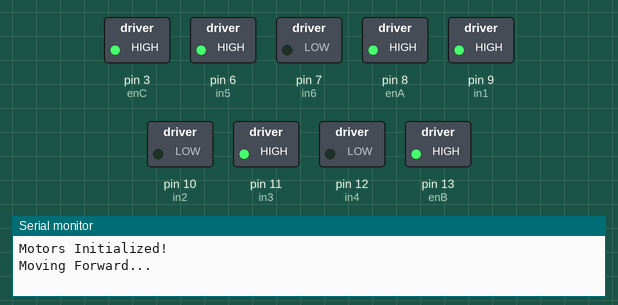
A sketch run on a simulated Arduino Uno, built with avr-gcc and run on an emulated ATmega328P. Shown: switched loads named in the sketch (green lamp = pin HIGH), the last lines printed to the serial monitor.

Above: at 2.0 s.
At 5.0 s:
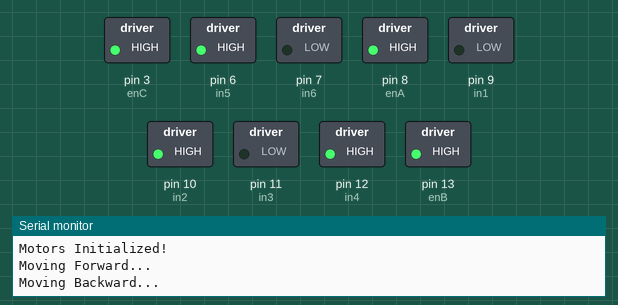
Timing chart, 0 to 7.4 s (numbered marks = the images above):
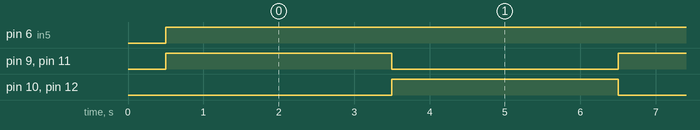

The sketch:

arduino_3_23_code.ino
```cpp
// Define Motor A connections
#define enA 8    // Enable pin (No PWM, so use digitalWrite HIGH)
#define in1 9    // Direction pin
#define in2 10   // Direction pin

// Define Motor B connections
#define enB 13   // Enable pin
#define in3 11   // Direction pin
#define in4 12   // Direction pin

// Define Motor C connections
#define enC 3    // Enable pin
#define in5 6    // Direction pin
#define in6 7    // Direction pin

void setup() {
    Serial.begin(9600); // Start Serial Monitor

    // Set motor control pins as outputs
    pinMode(enA, OUTPUT);
    pinMode(in1, OUTPUT);
    pinMode(in2, OUTPUT);

    pinMode(enB, OUTPUT);
    pinMode(in3, OUTPUT);
    pinMode(in4, OUTPUT);

    pinMode(enC, OUTPUT);
    pinMode(in5, OUTPUT);
    pinMode(in6, OUTPUT);

    Serial.println("Motors Initialized!");

    // Enable motors
    digitalWrite(enA, HIGH);  // Motor A enabled (pin 8 HIGH)
    digitalWrite(enB, HIGH);  // Motor B enabled
    digitalWrite(enC, HIGH);  // Motor C enabled

    delay(500);  // Allow motors to initialize
}

void loop() {
    Serial.println("Moving Forward...");

    // Move Motor A forward
    digitalWrite(in1, HIGH);  // Motor A forward direction
    digitalWrite(in2, LOW);   // Motor A forward direction

    // Move Motor B forward
    digitalWrite(in3, HIGH);  // Motor B forward direction
    digitalWrite(in4, LOW);   // Motor B forward direction

    // Move Motor C forward (keep rolling)
    digitalWrite(in5, HIGH);  // Motor C forward direction
    digitalWrite(in6, LOW);   // Motor C forward direction

    delay(3000);  // All motors move forward for 3 seconds

    Serial.println("Moving Backward...");

    // Move Motor A backward
    digitalWrite(in1, LOW);   // Motor A reverse direction
    digitalWrite(in2, HIGH);  // Motor A reverse direction

    // Move Motor B backward
    digitalWrite(in3, LOW);   // Motor B reverse direction
    digitalWrite(in4, HIGH);  // Motor B reverse direction

    // Motor C keeps rolling forward (no change for C)
    // No need to modify `in5` and `in6` for Motor C

    delay(3000);  // All motors move backward for 3 seconds

    Serial.println("Rolling Motor C...");

    // Keep Motor C rolling forward continuously
    digitalWrite(in5, HIGH);  // Motor C forward direction
    digitalWrite(in6, LOW);   // Motor C forward direction

    // No delay, so Motor C continues running
}
```

Measured:
- by itself, pin 6 (in5): LOW → HIGH at 0.50 s
- by itself, pin 9 (in1), pin 10 (in2), pin 11 (in3), pin 12 (in4): alternates HIGH for 3.0 s and LOW for 3.0 s
